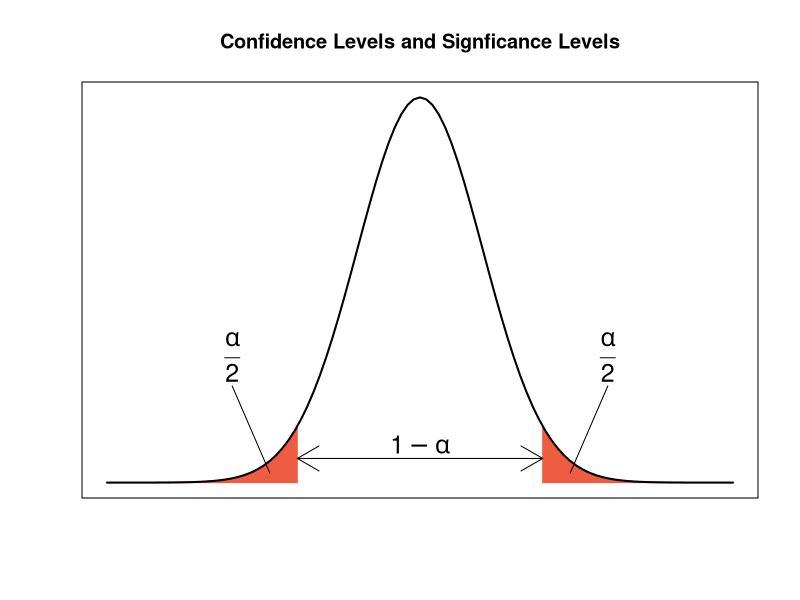
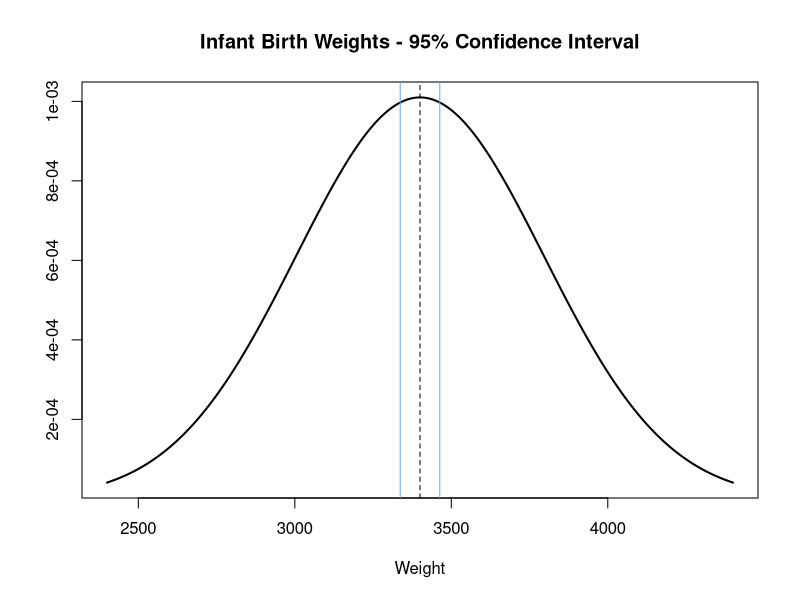
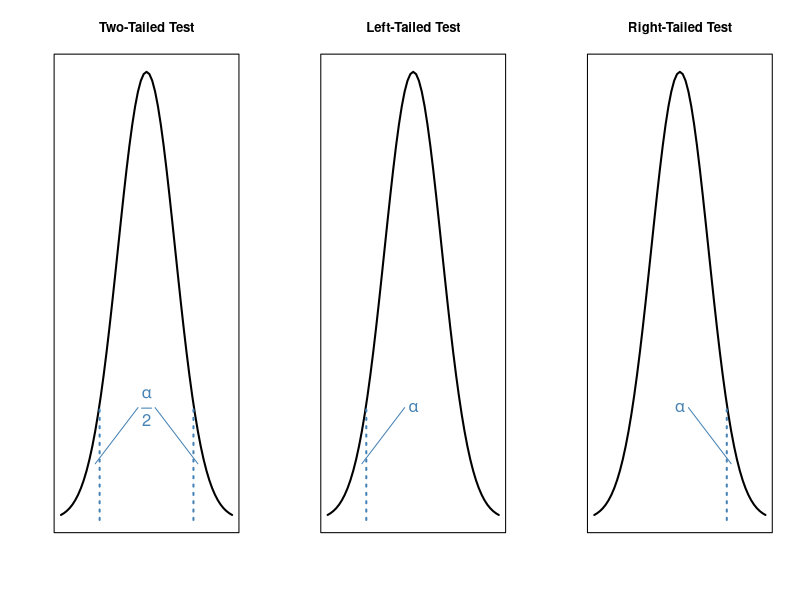
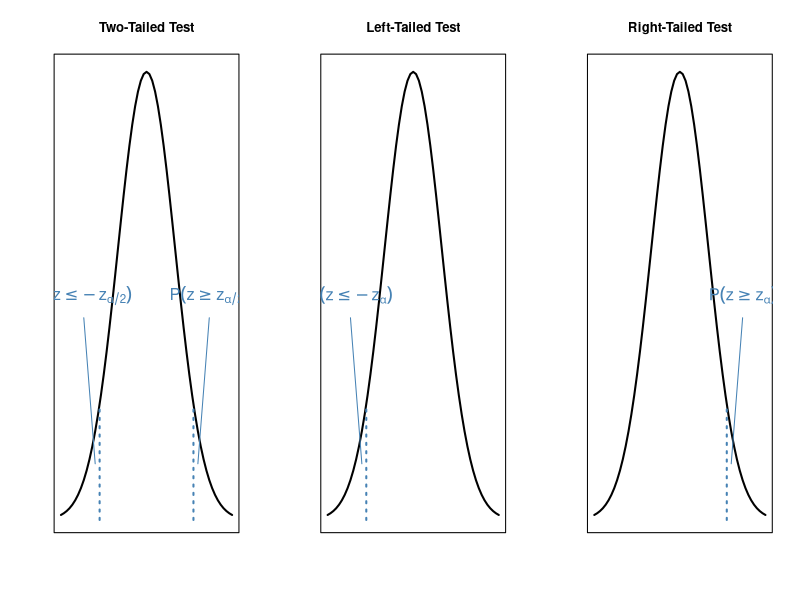

These figures' R source, in order:
# Draw a normal distribution plot.
x <- seq(-5, 5, by=0.1)
y <- dnorm(x)
plot(x, y, xaxt="n", yaxt="n", xlab="", ylab="", type="n",
     main="Confidence Levels and Signficance Levels")

# Shade 2.5% of the area under each tail.
polygon(c(-5, seq(-5, -1.96, by=0.01), -1.96),
        c(0, dnorm(seq(-5, -1.96, by=0.01)), 0),
        col="tomato2", border="tomato2")

polygon(c(1.96, seq(1.96, 5, by=0.01), 5),
        c(0, dnorm(seq(1.96, 5, by=0.01)), 0),
        col="tomato2", border="tomato2")

# Add the distribution curve.
lines(x, y, lwd=2)

# Add labels.
arrows(-1.96, 0.025, 1.96, 0.025, code=3)
text(0, 0.04, expression(1-alpha), adj=0.5, cex=1.5)

lines(c(-2.4, -3), c(0.01, 0.1))
text(-3, 0.13, expression(frac(alpha, 2)), adj=0.5, cex=1.5)

lines(c(2.4, 3), c(0.01, 0.1))
text(3, 0.13, expression(frac(alpha, 2)), adj=0.5, cex=1.5)


# Example: Confidence interval for infant birth weights.
z.critical <- qnorm(0.025, lower.tail=FALSE)
z.lower <- 3400 - z.critical * (395 / sqrt(150))
z.upper <- 3400 + z.critical * (395 / sqrt(150))

c(3400 - z.critical*(395/sqrt(150)),
  3400 + z.critical*(395/sqrt(150)))

# Visualize the infant birth weights example.
x <- seq(2400, 4400, by=1)
y <- dnorm(x, mean=3400, sd=395)
plot(x, y, type="l", lwd=2,
     main="Infant Birth Weights - 95% Confidence Interval", xlab="Weight", ylab="")

abline(v=3400, lty=2)
abline(v=z.lower, col="steelblue2")
abline(v=z.upper, col="steelblue2")


# Visualize three hypothesis testing scenarios.
par(mfrow=c(1, 3))

x <- seq(-3, 3, by=0.1)
y <- dnorm(x)

# Two-tailed test.
plot(x, y, type="l", main="Two-Tailed Test", xaxt="n", yaxt="n", xlab="", ylab="", lwd=2)
lines(c(qnorm(0.05), qnorm(0.05)), c(0, 0.1), lty=3, col="steelblue", lwd=2)
lines(c(qnorm(0.05, lower.tail=FALSE), qnorm(0.05, lower.tail=FALSE)), c(0, 0.1),
      lty=3, col="steelblue", lwd=2)

text(0, 0.1, expression(frac(alpha, 2)), col="steelblue", cex=1.5)
lines(c(-1.8, -0.3), c(0.05, 0.1), col="steelblue")
lines(c(1.8, 0.3), c(0.05, 0.1), col="steelblue")

# Left-tailed test.
plot(x, y, type="l", main="Left-Tailed Test", xaxt="n", yaxt="n", xlab="", ylab="", lwd=2)
lines(c(qnorm(0.05), qnorm(0.05)), c(0, 0.1), lty=3, col="steelblue", lwd=2)

text(0, 0.1, expression(alpha), col="steelblue", cex=1.5)
lines(c(-1.8, -0.3), c(0.05, 0.1), col="steelblue")

# Right-tailed test.
plot(x, y, type="l", main="Right-Tailed Test", xaxt="n", yaxt="n", xlab="", ylab="", lwd=2)
lines(c(qnorm(0.05, lower.tail=FALSE), qnorm(0.05, lower.tail=FALSE)), c(0, 0.1),
      lty=3, col="steelblue", lwd=2)

text(0, 0.1, expression(alpha), col="steelblue", cex=1.5)
lines(c(1.8, 0.3), c(0.05, 0.1), col="steelblue")


####
# Examples
####

# Example 1: Infant birth weights.
critical.z <- qnorm(0.05, lower.tail=TRUE)
print(critical.z)

test.z <- (3325 - 3400) / (395 / sqrt(150))
print(test.z)

# Example 2: Fluoride levels in water.
critical.z <- qnorm(0.025, lower.tail=FALSE)
print(critical.z)

test.z <- (0.8 - 0.7) / (0.4 / sqrt(40))
print(test.z)

####
# p-values
####

# Example 1.
pnorm(-2.33, lower.tail=TRUE)

# Example 2.
pnorm(-1.58, lower.tail=TRUE) + pnorm(1.58, lower.tail=FALSE)
2 * pnorm(-1.58, lower.tail=TRUE)

# Add p-values to visualization of tailed tests.
# Two-tailed test.
plot(x, y, type="l", main="Two-Tailed Test", xaxt="n", yaxt="n", xlab="", ylab="", lwd=2)
lines(c(qnorm(0.05), qnorm(0.05)), c(0, 0.1), lty=3, col="steelblue", lwd=2)
lines(c(qnorm(0.05, lower.tail=FALSE), qnorm(0.05, lower.tail=FALSE)), c(0, 0.1),
      lty=3, col="steelblue", lwd=2)

text(-2.2, 0.2, expression(P(z <= -z[alpha/2])), col="steelblue", cex=1.5)
text(2.2, 0.2, expression(P(z >= z[alpha/2])), col="steelblue", cex=1.5)
lines(c(-1.8, -2.2), c(0.05, 0.18), col="steelblue")
lines(c(1.8, 2.2), c(0.05, 0.18), col="steelblue")

# Left-tailed test.
plot(x, y, type="l", main="Left-Tailed Test", xaxt="n", yaxt="n", xlab="", ylab="", lwd=2)
lines(c(qnorm(0.05), qnorm(0.05)), c(0, 0.1), lty=3, col="steelblue", lwd=2)

text(-2.2, 0.2, expression(P(z <= -z[alpha])), col="steelblue", cex=1.5)
lines(c(-1.8, -2.2), c(0.05, 0.18), col="steelblue")

# Right-tailed test.
plot(x, y, type="l", main="Right-Tailed Test", xaxt="n", yaxt="n", xlab="", ylab="", lwd=2)
lines(c(qnorm(0.05, lower.tail=FALSE), qnorm(0.05, lower.tail=FALSE)), c(0, 0.1),
      lty=3, col="steelblue", lwd=2)

text(2.2, 0.2, expression(P(z >= z[alpha])), col="steelblue", cex=1.5)
lines(c(1.8, 2.2), c(0.05, 0.18), col="steelblue")
